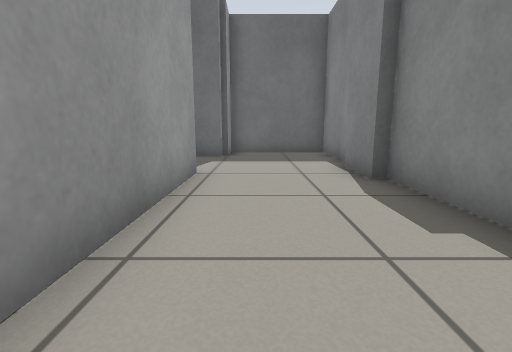
view 1 (above)

22 first-person views from a walk through a world built for the Gazebo simulator. The camera is 0.5 m above the floor, tilts 10° down and sees 85° across. The lines on the ground mark 1 m squares. The floor is counted in squares, 0.5 m on a side. Each view is taken from the middle of a square. On the plan, view 1 faces up. The plan holds only what a view shows up to about 11 squares ahead; the rest is blank. The robots in the file are not drawn.

view 2
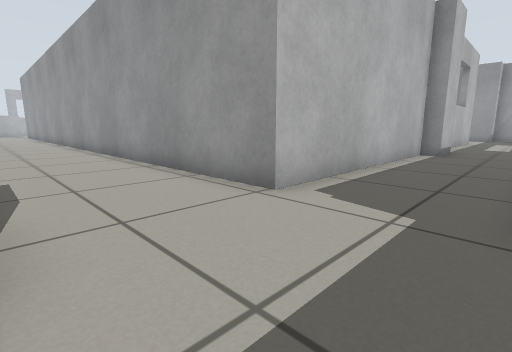

view 3
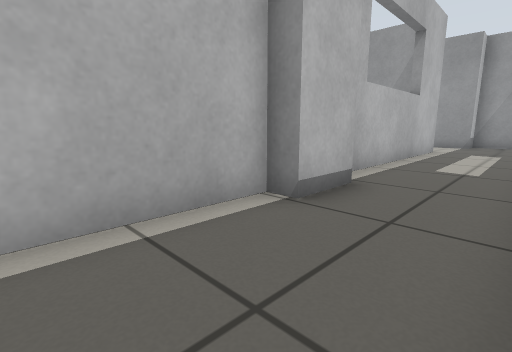

view 4
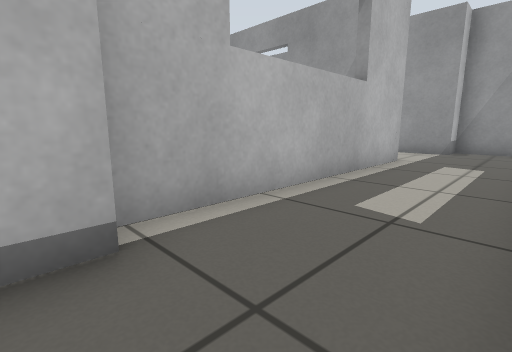

view 5
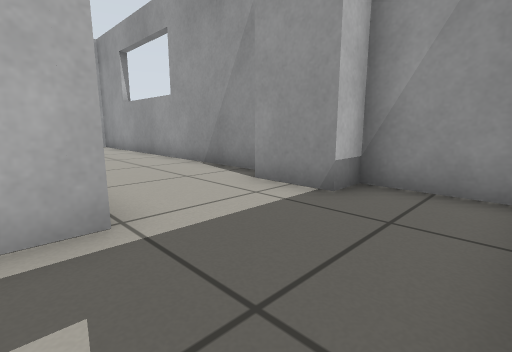

view 6
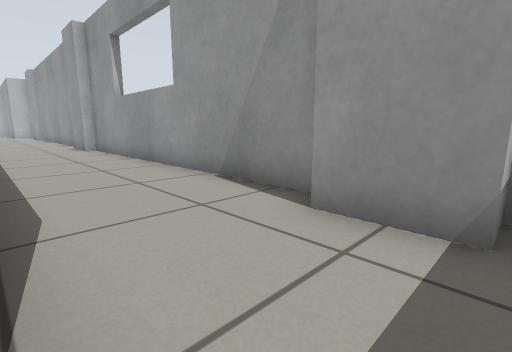

view 7
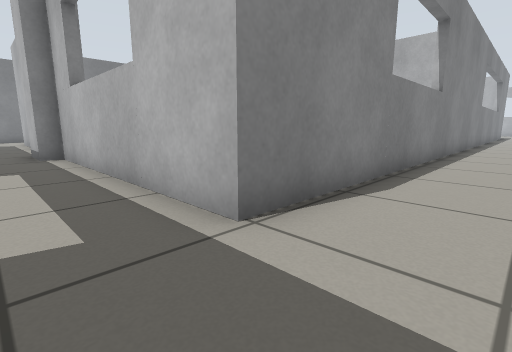

view 8
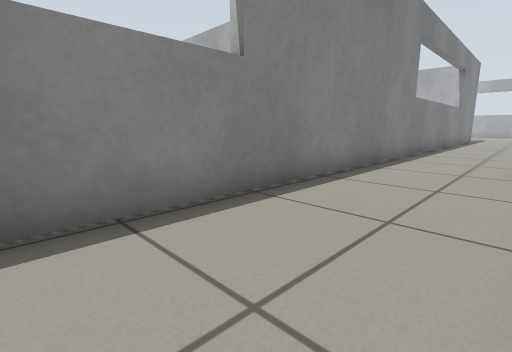

view 9
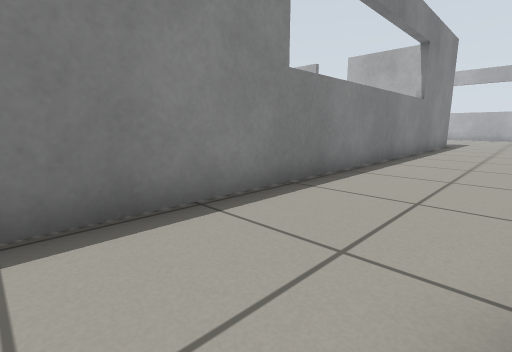

view 10
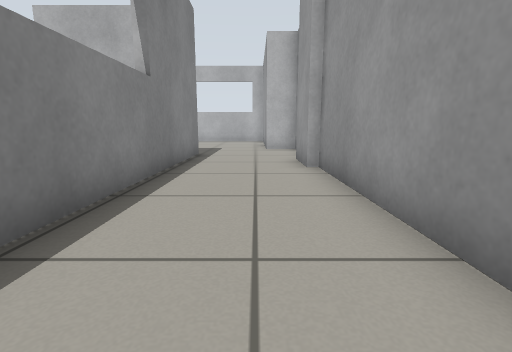

view 11
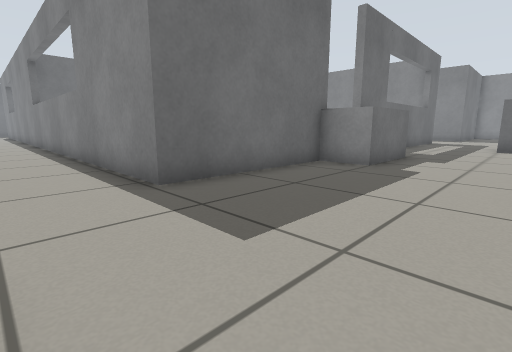

view 12
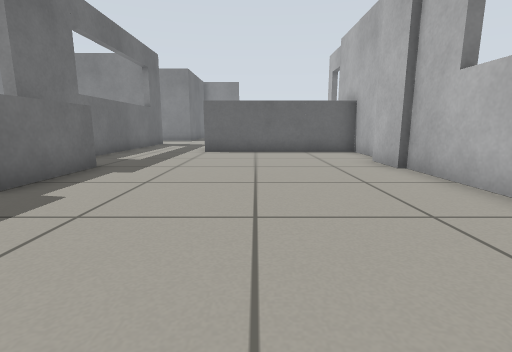

view 13
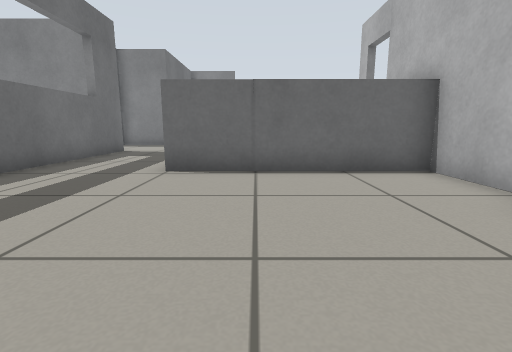

view 14
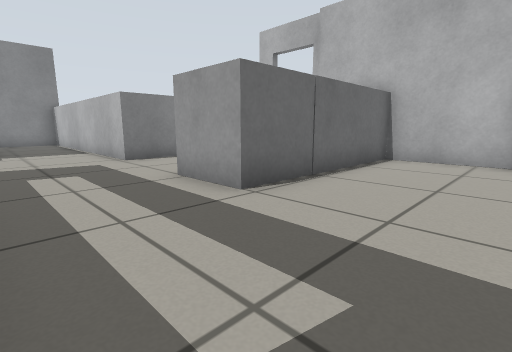

view 15
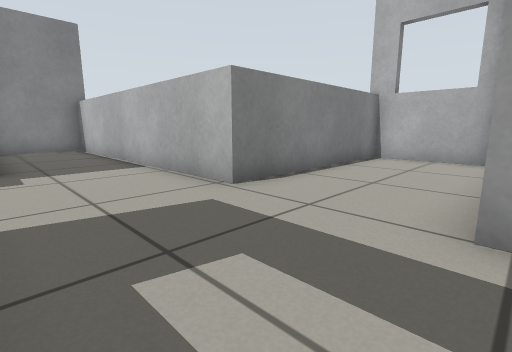

view 16
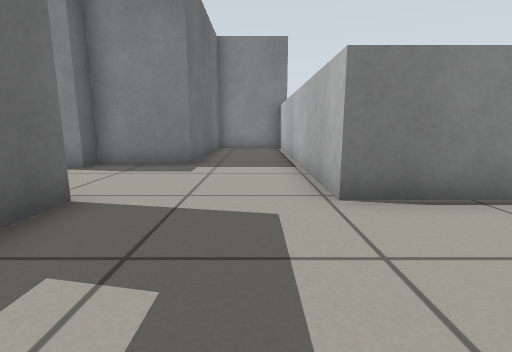

view 17
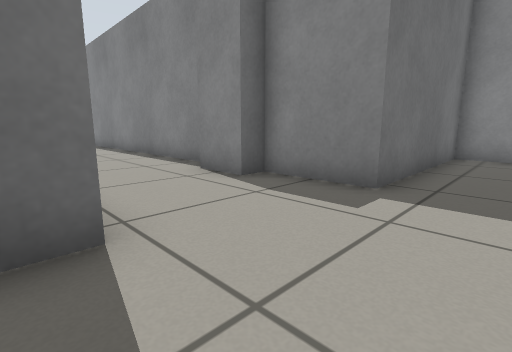

view 18
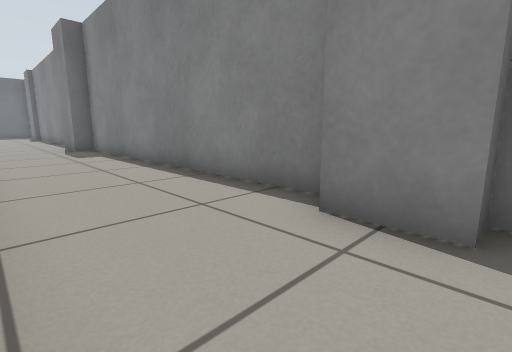

view 19
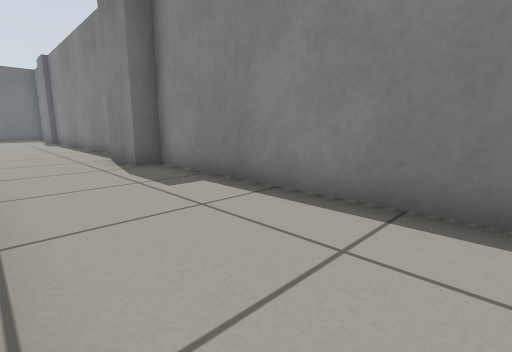

view 20
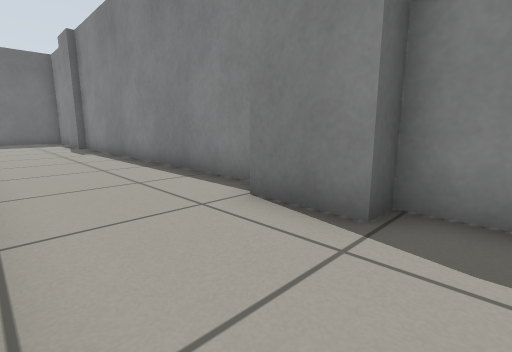

view 21
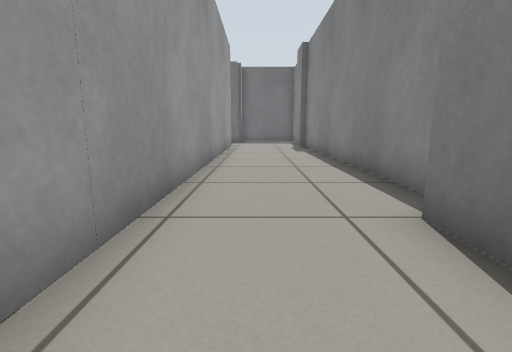

view 22
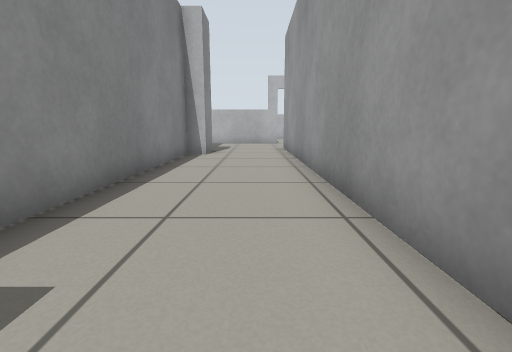

### Floor plan
Points are (right, up) in squares from view 1. A wall is a line through its corners. A room is listed if a view was taken in it or the views show most of it. See-through windows are left out.
Room 1 (views 1, 2, 3, 4, 5, 6, 7, 8, 9, 10, 11, 12, 13, 14, 15, 16, 17, 18, 19, 20, 21, 22)
walls: (-1.3, -10.3) (-1.3, -20.5); (2.5, -5.4) (2.5, 5.3) (2.2, 5.3) (2.2, 7); (-1.3, -22.5) (-11.4, -22.5); (-13.5, -22.5) (-18.9, -22.5) (-18.9, 6.1) (-10.7, 6.1) (-10.7, 6.7) (-9.1, 6.7) (-9.1, 6.1) (-1.3, 6.1) (-1.3, -7.8); (8.4, -26) (8.4, -23.3) (2.5, -23.3) (2.5, -20.8) (1.8, -20.8) (1.8, -19.2) (2.5, -19.2) (2.5, -7.8) (1.8, -7.8) (1.8, -6); (-4.2, -32.3) (-0.9, -32.3); (-9.8, -32) (-4.1, -32); (-11.4, -31.5) (-9.8, -31.5); (2.5, 8.1) (2.5, 11) (-1, 11) (-1, 9.8); (-22.6, -13.5) (-22.6, -19); (-22.3, -18.9) (-22.3, -20.9); (-1.3, 9.7) (-1.3, 9.4) (-2.1, 9.4); (-14.1, -31.7) (-11.3, -31.7); (-22.6, 4.8) (-22.6, -5.9); (-22.8, 8.9) (-22.8, 6.7) (-21.9, 6.7) (-21.9, 5)
low walls: (-11, -24) (-13.8, -24) (-13.8, -22.4); (-1.3, -32.3) (-1.3, -26.2) (7.9, -26.2)
objects: grey box (-6, -31) to (-5, -30); grey box (-6, -29) to (-5, -29); grey box (-6, -28) to (-5, -26)

Positions as (right, up) in squares from view 1, and headings:
1: (0, 0), facing up
2: (2, 9), facing down-left
3: (-6, 9), facing down-left
4: (-10, 9), facing down-left
5: (-18, 9), facing down-left
6: (-19, 7), facing down-left
7: (-21, 8), facing down-right
8: (-22, 1), facing down-right
9: (-22, -6), facing down-right
10: (-21, -12), facing down
11: (-21, -27), facing up-right
12: (-18, -28), facing right
13: (-13, -28), facing right
14: (-10, -23), facing down-right
15: (-5, -23), facing down-right
16: (-5, -25), facing right
17: (-2, -25), facing up-right
18: (-1, -21), facing up-right
19: (-1, -15), facing up-right
20: (-1, -9), facing up-right
21: (0, -9), facing up
22: (0, -9), facing down
